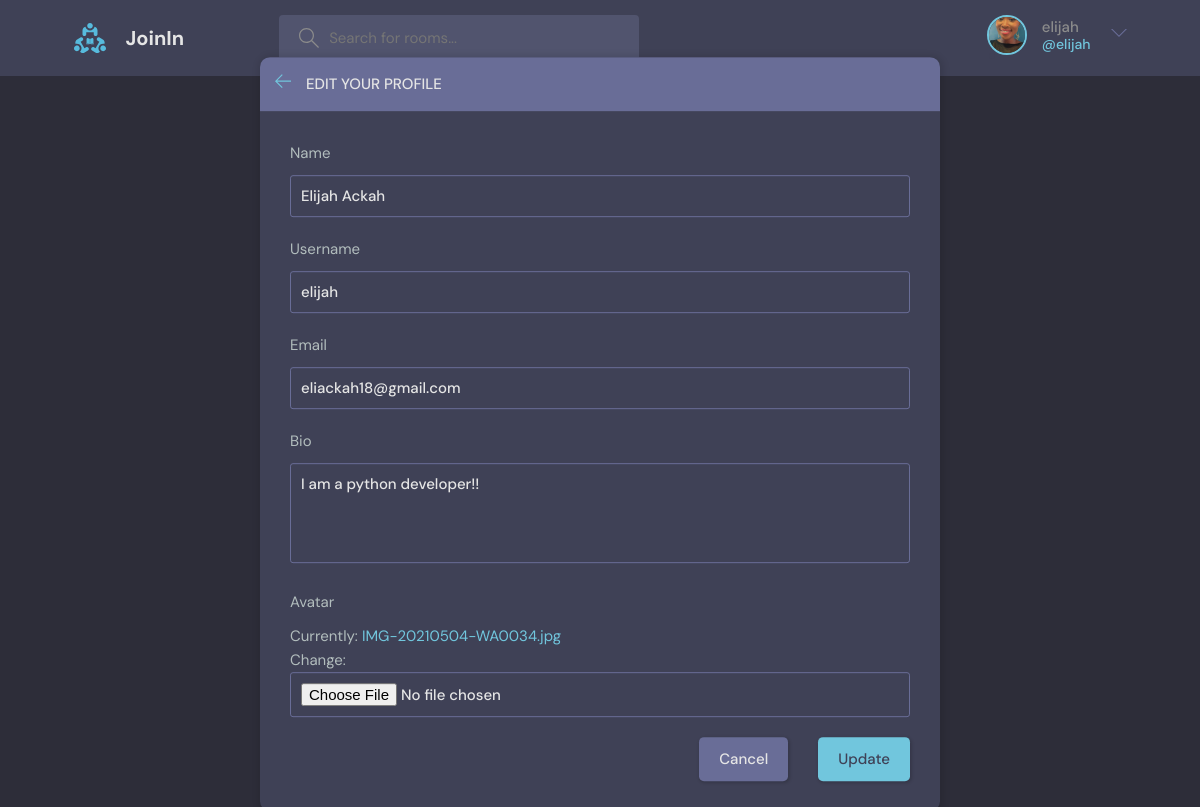
The page /update-user/ (signed in) on the database its author committed.
### base/models.py (models this page shows)
class User(AbstractUser):
    name = models.CharField(max_length=200,null=True)
    email = models.EmailField(unique=True,null=True)
    bio = models.TextField(null=True)
    avatar = models.ImageField(null=True, default="avatar.svg")
    USERNAME_FIELD = 'email'
    REQUIRED_FIELDS = []

### base/views.py (the view)
# urls.py: path('update-user/',views.updateUser,name="update-user"),
@login_required(login_url='login')
def updateUser(request):
    user = request.user
    form = UserForm(instance=user)
    if request.method == 'POST':
        form = UserForm(request.POST,request.FILES,instance=user)
        if form.is_valid():
            form.save()
            return redirect('user-profile',pk=user.id)
    return render(request,'base/update-user.html',{'form':form})

### base/forms.py
class UserForm(ModelForm):
    class Meta:
        model = User
        fields = ['name','username','email','bio','avatar']

### base/templates/base/update-user.html (shortened to what this page needs)
{% extends "main.html" %}
{% block content %}
    <main class="update-account layout">
        <div class="container">
            <div class="layout__box">
                <div class="layout__boxHeader">
                    <div class="layout__boxTitle">
                        <a href="{% url 'user-profile' user.id %}">
                            <svg version="1.1" xmlns="http://www.w3.org/2000/svg" width="32" height="32"
                                viewBox="0 0 32 32">
                                <title>arrow-left</title>
                                <path
                                    d="M13.723 2.286l-13.723 13.714 13.719 13.714 1.616-1.611-10.96-10.96h27.625v-2.286h-27.625l10.965-10.965-1.616-1.607z">
                                </path>
                            </svg>
                        </a>
                        <h3>Edit your profile</h3>
                    </div>
                </div>
                <div class="layout__body">
                    <form class="form" action="" method="POST" enctype="multipart/form-data">
                      {% for field in form %}
                        <div class="form__group">
                            <label for="profile_pic">{{field.label}}</label>
                            {{field}}
                        </div>
                      {% endfor %}
                        <div class="form__action">
                            <a class="btn btn--dark" href="{%url 'home'%}">Cancel</a>
                            <button class="btn btn--main" type="submit">Update</button>
                        </div>
                    </form>
                </div>
            </div>
        </div>
    </main>
{% endblock content %}

### templates/navbar.html (shortened to what this page needs)
{% load static %}
<header class="header header--loggedIn">
    <div class="container">
      <a href="{% url 'home' %}" class="header__logo">
        <img src="{% static 'images/logo.svg' %}" />
        <h1>JoinIn</h1>
      </a>
      <form class="header__search" method="GET" action="{% url 'home' %}">
        <label>
          <input name="q" placeholder="Search for rooms..." />
        </label>
      </form>
      <nav class="header__menu">
        {% if request.user.is_authenticated %}
        <div class="header__user">
          <a href="{% url 'update-user' %}">
            <div class="avatar avatar--medium active">
              <img src="{{request.user.avatar.url}}" />
            </div>
            <p>{{ request.user.username }}<span>@{{ request.user.username }}</span></p>
          </a>
          <button class="dropdown-button">
            <svg version="1.1" xmlns="http://www.w3.org/2000/svg" width="32" height="32" viewBox="0 0 32 32">
              <title>chevron-down</title>
              <path d="M16 21l-13-13h-3l16 16 16-16h-3l-13 13z"></path>
            </svg>
          </button>
        </div>
        {% else %}
        <a href="{% url 'login' %}">
          <img src="{% static 'images/avatar.svg'%}" />
          <p>Login</p>
        </a>
        {% endif %}
      </nav>
    </div>
  </header>

### rows shown on the page
User: user.avatar (picture), user.username "elijah", form "Elijah Ackah" "elijah" "eliackah18@gmail.com" "I am a python developer!!"

### other values the page prints
{{ field.label }} "Name" "Username" "Email" "Bio" "Avatar"
